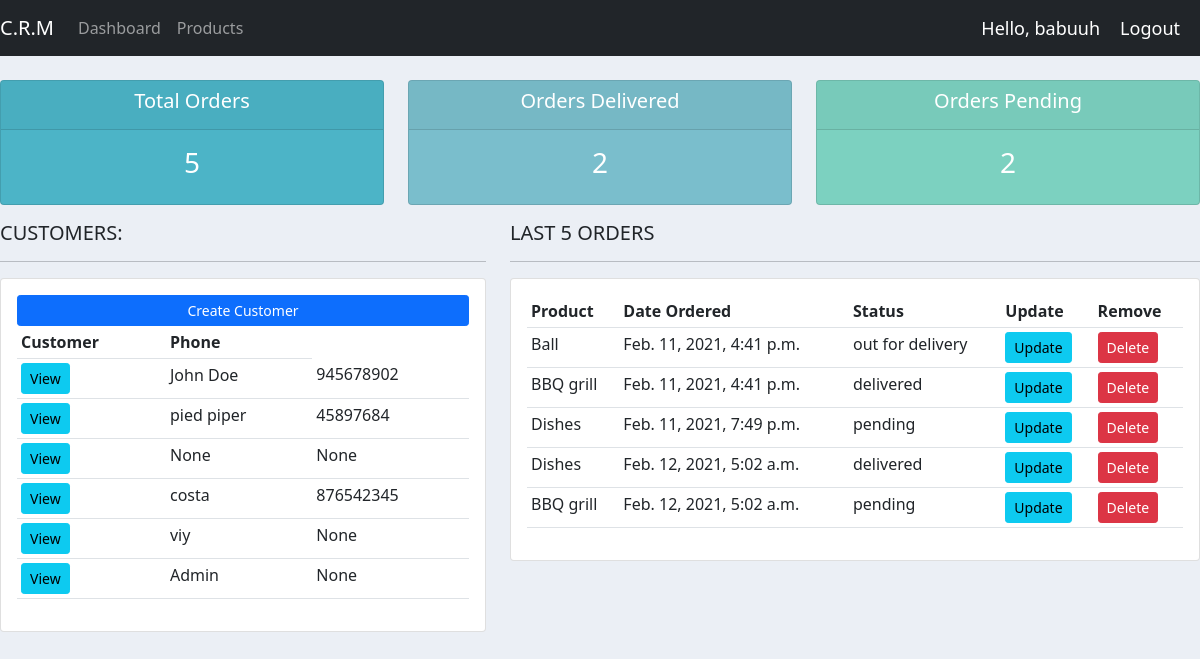
The app's page / (signed in), older data.
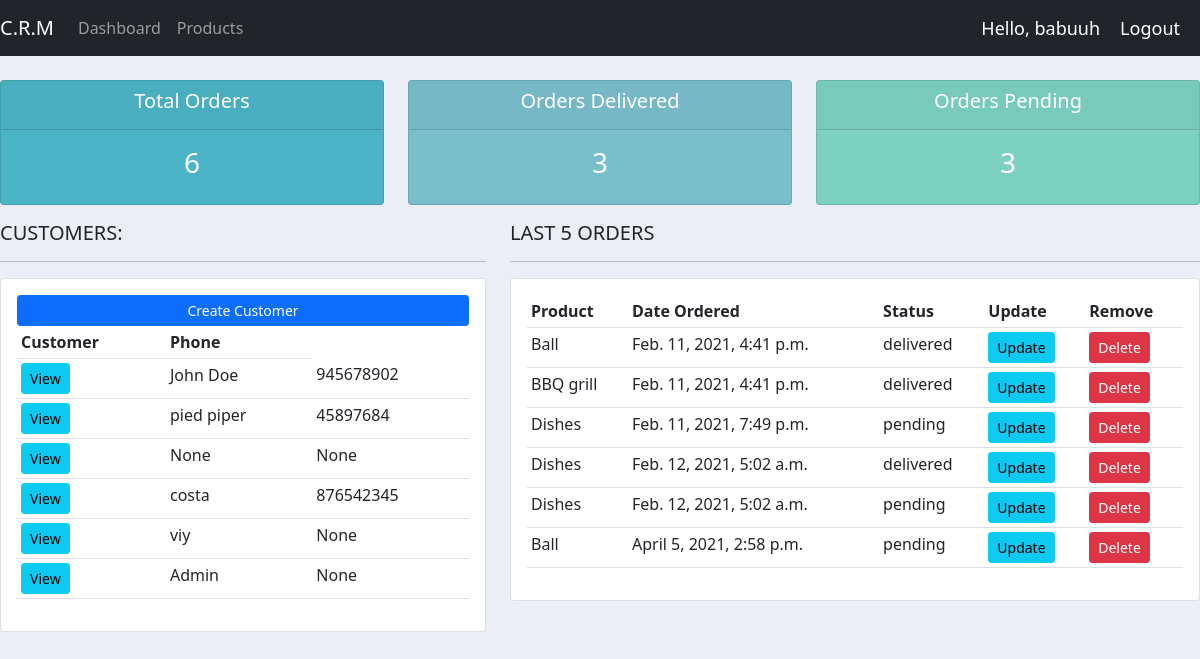
The same page, newer data.
### accounts/models.py (models this page shows, shortened)
class Customer(models.Model):
    user = models.OneToOneField(
        User, null=True, blank=True, on_delete=models.CASCADE)
    name = models.CharField(max_length=200, null=True)
    email = models.CharField(max_length=200, null=True)
    phone = models.CharField(max_length=200, null=True)
    date_created = models.DateTimeField(auto_now_add=True, null=True)
    profile_pic = models.ImageField(
        default="avatar.jpg", null=True, blank=True)

class Order(models.Model):
    STATUS = (
        ('delivered', 'delivered'),
        ('out for delivery', 'out for delivery'),
        ('pending', 'pending'),
    )
    customer = models.ForeignKey(
        Customer, null=True, on_delete=models.SET_NULL)
    product = models.ForeignKey(Product, null=True, on_delete=models.SET_NULL)
    date_created = models.DateTimeField(auto_now_add=True, null=True)
    status = models.CharField(max_length=200, null=True, choices=STATUS)
    note = models.CharField(max_length=200, null=True)

class Product(models.Model):
    CATEGORY = (
        ('indoor', 'indoor'),
        ('outdoor', 'outdoor'),
    )
    name = models.CharField(max_length=200, null=True)
    price = models.FloatField()
    category = models.CharField(max_length=200, null=True, choices=CATEGORY)
    description = models.CharField(max_length=200, null=True, blank=True)
    date_created = models.DateTimeField(auto_now_add=True, null=True)
    tags = models.ManyToManyField(Tag)
    def __str__(self):
        return str(self.name)

### accounts/decorators.py (the view)
    def wrapper_function(request, *args, **kwargs):
        group = None
        if request.user.groups.exists():
            group = request.user.groups.all()[0].name
            if group == 'customer':
                return redirect('user')
            if group == 'admin':
                return view_func(request, *args, **kwargs)

### accounts/views.py (called while the page is built)
@login_required(login_url='login')
@admin_only
def index(request):
    orders = Order.objects.all()
    customers = Customer.objects.all()
    total_orders = orders.count()
    total_customers = customers.count()
    orders_delivered = orders.filter(status='delivered').count()
    orders_pending = orders.filter(status='pending').count()
    context = {'customers': customers, 'orders': orders, 'total_orders': total_orders,
               ' total_customers': total_customers, 'orders_delivered': orders_delivered,
               'orders_pending': orders_pending}
    return render(request, 'accounts/dashboard.html', context)

### accounts/templates/accounts/dashboard.html
{% extends 'accounts/base.html' %}
{% block content %}
{% include 'accounts/status.html' %}
<div class="row">
  <div class="col-md-5">
    <h5>CUSTOMERS:</h5>
    <hr />
    <div class="card card-body">
      <a class="btn btn-primary btn-sm btn-block" href="#">Create Customer</a>
      <table class="table table-sm">
        <tr>
          <th>Customer</th>
          <th>Phone</th>
        </tr>
        {% for customer in customers %}
        <tr>
          <td><a class="btn btn-sm btn-info" href="{% url 'customers' customer.id %}">View</a></td>
          <td>{{ customer.name }}</td>
          <td>{{ customer.phone }}</td>
        </tr>
        {% endfor %}
      </table>
    </div>
  </div>
  <div class="col-md-7">
    <h5>LAST 5 ORDERS</h5>
    <hr />
    <div class="card card-body">
      <table class="table table-sm">
        <tr>
          <th>Product</th>
          <th>Date Ordered</th>
          <th>Status</th>
          <th>Update</th>
          <th>Remove</th>
        </tr>
        {% for order in orders %}
        <tr>
            <td>{{ order.product}}</td>
            <td>{{ order.date_created}}</td>
            <td>{{ order.status}}</td>
            <td><a class="btn btn-sm btn-info" href="{% url 'update_order' order.id %}">Update</a></td>
            <td><a class="btn btn-sm btn-danger" href="{% url 'delete_order' order.id %}">Delete</a></td>
        </tr>
        {% endfor %}
      </table>
    </div>
  </div>
</div>
{% endblock %}

Row changes from the older to the newer data that the page shows:
changed Order (number 1 of 6 on the later page): status "out for delivery" → "delivered"
changed Order (number 5 of 6 on the later page): product "BBQ grill" → "Dishes"
added Order: product "Ball", date_created "April 5, 2021, 2:58 p.m.", status "pending"
Text that changed along with them:
{{ total_orders }}: "5" → "6"
{{ orders_delivered }}: "2" → "3"
{{ orders_pending }}: "2" → "3"
